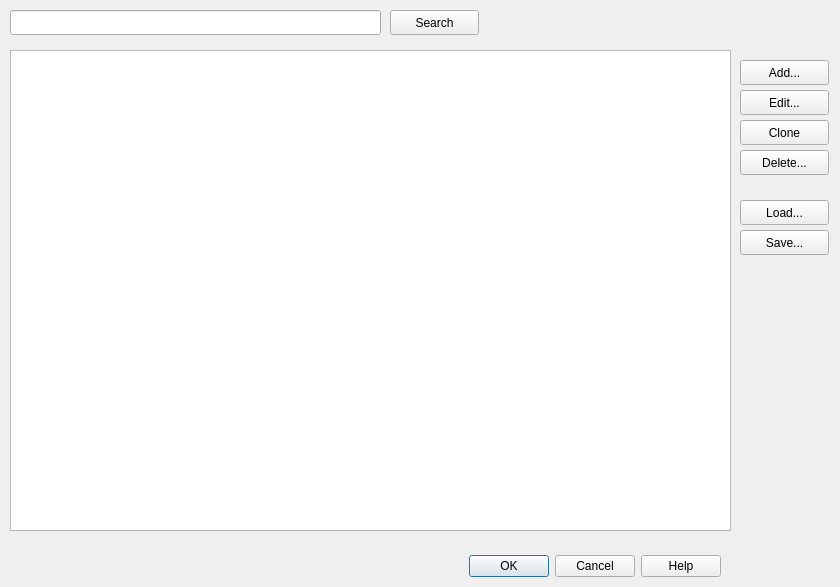
<?xml version="1.0" encoding="UTF-8"?>
<ui version="4.0">
 <class>CDlgKnownGuid</class>
 <widget class="QDialog" name="CDlgKnownGuid">
  <property name="geometry">
   <rect>
    <x>0</x>
    <y>0</y>
    <width>840</width>
    <height>587</height>
   </rect>
  </property>
  <property name="windowTitle">
   <string>GUID - Known nodes </string>
  </property>
  <widget class="QDialogButtonBox" name="buttonBox">
   <property name="geometry">
    <rect>
     <x>10</x>
     <y>550</y>
     <width>711</width>
     <height>32</height>
    </rect>
   </property>
   <property name="orientation">
    <enum>Qt::Horizontal</enum>
   </property>
   <property name="standardButtons">
    <set>QDialogButtonBox::Cancel|QDialogButtonBox::Help|QDialogButtonBox::Ok</set>
   </property>
  </widget>
  <widget class="QListView" name="listGuid">
   <property name="geometry">
    <rect>
     <x>10</x>
     <y>50</y>
     <width>721</width>
     <height>481</height>
    </rect>
   </property>
  </widget>
  <widget class="QPushButton" name="btnAdd">
   <property name="geometry">
    <rect>
     <x>740</x>
     <y>60</y>
     <width>89</width>
     <height>25</height>
    </rect>
   </property>
   <property name="text">
    <string>Add...</string>
   </property>
  </widget>
  <widget class="QPushButton" name="btnEdit">
   <property name="geometry">
    <rect>
     <x>740</x>
     <y>90</y>
     <width>89</width>
     <height>25</height>
    </rect>
   </property>
   <property name="text">
    <string>Edit...</string>
   </property>
  </widget>
  <widget class="QPushButton" name="btnClone">
   <property name="geometry">
    <rect>
     <x>740</x>
     <y>120</y>
     <width>89</width>
     <height>25</height>
    </rect>
   </property>
   <property name="text">
    <string>Clone</string>
   </property>
  </widget>
  <widget class="QPushButton" name="btnDelete">
   <property name="geometry">
    <rect>
     <x>740</x>
     <y>150</y>
     <width>89</width>
     <height>25</height>
    </rect>
   </property>
   <property name="text">
    <string>Delete...</string>
   </property>
  </widget>
  <widget class="QLineEdit" name="editSearch">
   <property name="geometry">
    <rect>
     <x>10</x>
     <y>10</y>
     <width>371</width>
     <height>25</height>
    </rect>
   </property>
  </widget>
  <widget class="QPushButton" name="btnSearch">
   <property name="geometry">
    <rect>
     <x>390</x>
     <y>10</y>
     <width>89</width>
     <height>25</height>
    </rect>
   </property>
   <property name="text">
    <string>Search</string>
   </property>
  </widget>
  <widget class="QPushButton" name="btnLoad">
   <property name="geometry">
    <rect>
     <x>740</x>
     <y>200</y>
     <width>89</width>
     <height>25</height>
    </rect>
   </property>
   <property name="text">
    <string>Load...</string>
   </property>
  </widget>
  <widget class="QPushButton" name="btnSave">
   <property name="geometry">
    <rect>
     <x>740</x>
     <y>230</y>
     <width>89</width>
     <height>25</height>
    </rect>
   </property>
   <property name="text">
    <string>Save...</string>
   </property>
  </widget>
 </widget>
 <resources/>
 <connections>
  <connection>
   <sender>buttonBox</sender>
   <signal>accepted()</signal>
   <receiver>CDlgKnownGuid</receiver>
   <slot>accept()</slot>
   <hints>
    <hint type="sourcelabel">
     <x>248</x>
     <y>254</y>
    </hint>
    <hint type="destinationlabel">
     <x>157</x>
     <y>274</y>
    </hint>
   </hints>
  </connection>
  <connection>
   <sender>buttonBox</sender>
   <signal>rejected()</signal>
   <receiver>CDlgKnownGuid</receiver>
   <slot>reject()</slot>
   <hints>
    <hint type="sourcelabel">
     <x>316</x>
     <y>260</y>
    </hint>
    <hint type="destinationlabel">
     <x>286</x>
     <y>274</y>
    </hint>
   </hints>
  </connection>
 </connections>
</ui>
